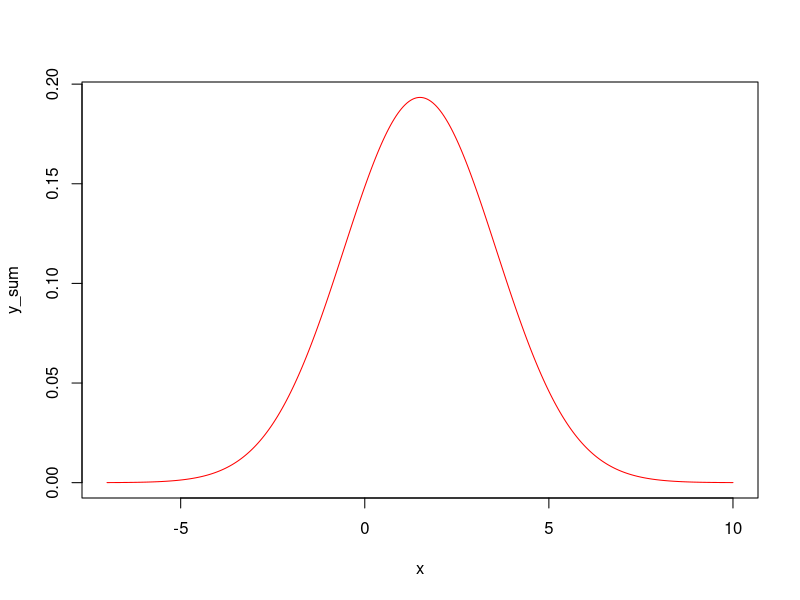

R code for this plot:
# ------------------------------------
# Author: Justin Lin at 2015.10.16
# 
# Purpose: for hw2
# 
# ------------------------------------

# 1-A
d = dnorm(9.9, mean=10, sd=0.2)
print(d)

# 1-B
r = rnorm(10^5, 10, 0.2)

# 1-C
n = sum(9.8<=r & r<=10)
p = n/length(r)/0.2     #counting the proportion and divided by the width from 9.8 to 10
print(p)


# 2-A
x = seq(-7, 10, 0.05)
y1 = dnorm(x, 1, 2)
y2 = dnorm(x, 2, 2)
y_sum = (y1+y2)/2
plot(x, y_sum, type='l', col='red')
# lines(x, y1, col='yellow')
# lines(x, y2, col='blue')

# 2-B
yb1 = dnorm(1, 1, 2)
yb2 = dnorm(1, 2, 2)
y_bsum = (yb1+yb2)/2
print(yb1)
print(yb2)
print(yb1/2/y_bsum)

# 2-C
# no code for this part

# 3
# no code for this part